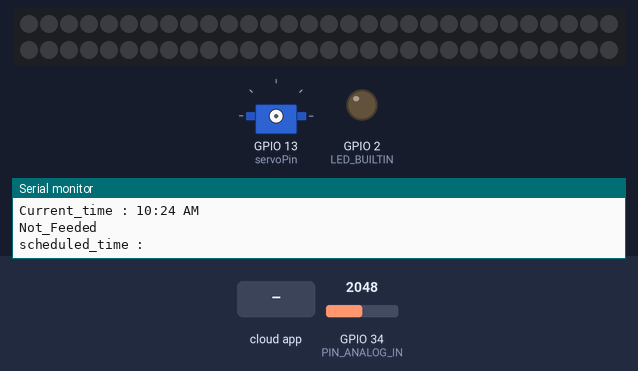
A sketch run on a simulated ESP32. On the bench: 60 RGB LEDs in strip order, left to right, continuing on the next row, servo, output pins drawn as LEDs (lit = HIGH), the last lines printed to the serial monitor. Dashed ring = blinking. The inputs (shaded band) are chosen by the test bench; at power-on: GPIO 34 (PIN_ANALOG_IN) = 2048. WiFi joins after 1.5 s; servers stay silent unless stated; the local clock reads 2024-03-15 10:24:30 at power-on unless the sketch sets it; the Firebase database answers and starts empty.

Above: at 3.0 s.
3.1 s: the phone or cloud app sets servo_status to 1
At 4.4 s:
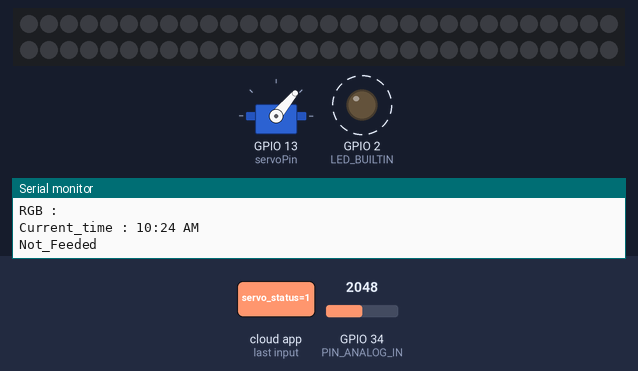
7.0 s: the phone or cloud app sets servo_status to 0
At 7.0 s:
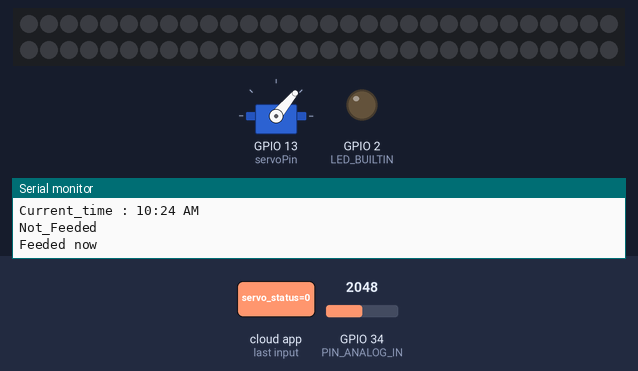
Timing chart, 0 to 10.0 s (numbered marks = the images above; inputs shaded):
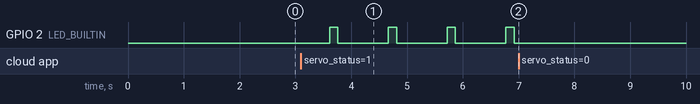

Measured:
- after the input at 3.1 s, GPIO 2 (LED_BUILTIN): alternates HIGH for 0.15 s and LOW for 0.90 s, starting after 0.51 s
- after the input at 7.0 s, GPIO 2 (LED_BUILTIN): stops changing and stays LOW

The sketch:

esp32code.ino
```cpp
#include <WiFi.h>
#include "time.h"
#include <FirebaseESP32.h>
#include <Servo_ESP32.h>
#include <FastLED.h>
#define NUM_LEDS  60
#define LED_PIN  12

// Provide the token generation process info.
#include <addons/TokenHelper.h>

// Provide the RTDB payload printing info and other helper functions.
#include <addons/RTDBHelper.h>

/* 1. Define the WiFi credentials */
#define WIFI_SSID "EDAYOURWIFI"
#define WIFI_PASSWORD "Edayour8427"

// For the following credentials, see examples/Authentications/SignInAsUser/EmailPassword/EmailPassword.ino

/* 2. Define the API Key */
#define API_KEY "AIzaSyCJvb9vmHt-P3WoY2_W23OIicaXpUL7lHA"

/* 3. Define the RTDB URL */
#define DATABASE_URL "miniproject-8021b-default-rtdb.firebaseio.com" //<databaseName>.firebaseio.com or <databaseName>.<region>.firebasedatabase.app

/* 4. Define the user Email and password that alreadey registerd or added in your project */
#define USER_EMAIL "notsharks@gmail.com"
#define USER_PASSWORD "wearesharks"
#define PIN_ANALOG_IN   34
// Define Firebase Data object
FirebaseData fbdo;

FirebaseAuth auth;
FirebaseConfig config;

static const int servoPin = 13;
Servo_ESP32 servo1;
bool servo_status;


int LED_BUILTIN = 2;
float temperature;
String scheduled_time;
String rgb;
char current_time[12];
const char* ntpServer = "pool.ntp.org";
const long  gmtOffset_sec = 19800;
const int   daylightOffset_sec = 0;
bool timestatus = true;
int servo_delay=500;
CRGB leds[NUM_LEDS];
String color="120,25,21";

double tempC;
void setup()
{
  FastLED.addLeds<WS2812B, LED_PIN, GRB>(leds, NUM_LEDS);
  FastLED.setBrightness(50);
  pinMode (LED_BUILTIN, OUTPUT);
  Serial.begin(115200);

  WiFi.begin(WIFI_SSID, WIFI_PASSWORD);
  Serial.print("Connecting to Wi-Fi");
  while (WiFi.status() != WL_CONNECTED)
  {
    Serial.print(".");
    delay(300);
  }
  Serial.println();
  Serial.print("Connected with IP: ");
  Serial.println(WiFi.localIP());
  Serial.println();

  Serial.printf("Firebase Client v%s\n\n", FIREBASE_CLIENT_VERSION);

  /* Assign the api key (required) */
  config.api_key = API_KEY;

  /* Assign the user sign in credentials */
  auth.user.email = USER_EMAIL;
  auth.user.password = USER_PASSWORD;

  /* Assign the RTDB URL (required) */
  config.database_url = DATABASE_URL;

  /* Assign the callback function for the long running token generation task */
  config.token_status_callback = tokenStatusCallback; // see addons/TokenHelper.h


  Firebase.begin(&config, &auth);

  // Comment or pass false value when WiFi reconnection will control by your code or third party library
  Firebase.reconnectWiFi(true);

  Firebase.setDoubleDigits(5);
  configTime(gmtOffset_sec, daylightOffset_sec, ntpServer);
  printLocalTime();

}

void loop()
{
 Firebase.RTDB.getBool(&fbdo,F("/devices/servo_status"),&servo_status);
 Firebase.RTDB.getInt(&fbdo,F("/devices/servo_delay"),&servo_delay);
  if(servo_status==true){
    Serial.println("Feeded now");
    digitalWrite(LED_BUILTIN, HIGH);
    spinservo(servo_delay);
    servo_status=false;
    Firebase.RTDB.setBool(&fbdo, "devices/servo_status", servo_status);
    digitalWrite(LED_BUILTIN, LOW);
    }
    Firebase.RTDB.getString(&fbdo, F("/devices/scheduled_time"),&scheduled_time);
 Serial.print("scheduled_time : ");
 Serial.println(scheduled_time);

 Firebase.RTDB.getString(&fbdo, F("/devices/rgb"),&rgb);
 Serial.print("RGB : ");
 Serial.println(rgb);

 printLocalTime();

measuretemperature();
 Firebase.RTDB.setFloat(&fbdo, "devices/temperature", tempC);

  Firebase.RTDB.getString(&fbdo, F("/devices/rgb"),&color);
  int r=getValue(color,',',0).toInt();
  int g=getValue(color,',',1).toInt();
  int b=getValue(color,',',2).toInt();
    for (int i = 0; i < NUM_LEDS; i++) {
        leds[i] = CRGB(r,g,b);
  }
  FastLED.show();
}

void printLocalTime(){
  struct tm timeinfo;
  if(!getLocalTime(&timeinfo)){
    Serial.println("Failed to obtain time");
    return;
  }
  Serial.print("Current_time : ");
  Serial.println(&timeinfo, "%I:%M %p");
  strftime(current_time,12, "%I:%M %p", &timeinfo);

  if(scheduled_time==current_time){
    if(timestatus==1){
    Serial.println("Feeded on time");
    digitalWrite(LED_BUILTIN, HIGH);
    spinservo(servo_delay);
    servo_status=false;
    Firebase.RTDB.setBool(&fbdo, "devices/servo_status", servo_status);
    digitalWrite(LED_BUILTIN, LOW);
    timestatus=0;
  }
  }
  else{
    Serial.println("Not_Feeded");
    timestatus=1;
  }
  Serial.println("");
}


void spinservo(int sdelay){
    servo1.attach(servoPin);
    servo1.write(50);
    delay(sdelay);
    servo1.detach();
    servo_status=false;
  }

  void measuretemperature(){
  int adcValue = analogRead(PIN_ANALOG_IN);                       //read ADC pin
  double voltage = (float)adcValue / 4095.0 * 3.3;                // calculate voltage
  double Rt = 10 * voltage / (3.3 - voltage);                     //calculate resistance value of thermistor
  double tempK = 1 / (1 / (273.15 + 25) + log(Rt / 10) / 3950.0); //calculate temperature (Kelvin)
  tempC = tempK - 273.15;


    }

    String getValue(String data, char separator, int index)
{
  int found = 0;
  int strIndex[] = {0, -1};
  int maxIndex = data.length()-1;

  for(int i=0; i<=maxIndex && found<=index; i++){
    if(data.charAt(i)==separator || i==maxIndex){
        found++;
        strIndex[0] = strIndex[1]+1;
        strIndex[1] = (i == maxIndex) ? i+1 : i;
    }
  }

  return found>index ? data.substring(strIndex[0], strIndex[1]) : "";
}
```
